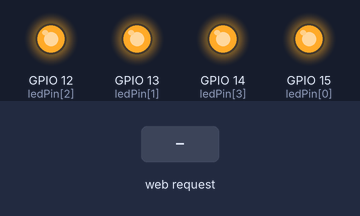
A sketch run on a simulated ESP8266 (NodeMCU). On the bench: output pins drawn as LEDs (lit = HIGH). The test bench sets the inputs (shaded band). WiFi joins after 1.5 s; servers stay silent unless stated; what the sketch prints to the serial monitor is not drawn.

Above: at 2.7 s.
2.8 s: HTTP request GET /disko=on received
At 2.95 s:
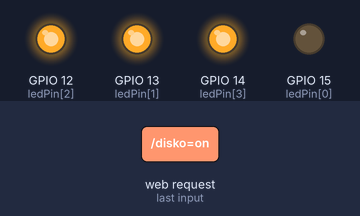
5.5 s: HTTP request GET /LED0=ON received
At 6.1 s:
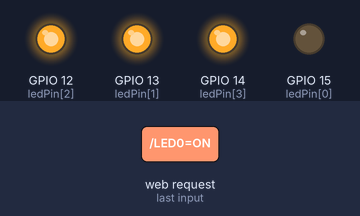
7.0 s: HTTP request GET /LED1=ON received
At 8.2 s:
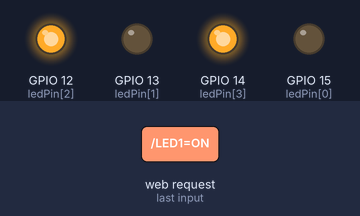
8.5 s: HTTP request GET /LED2=ON received
At 9.6 s:
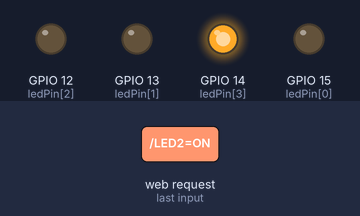
10.0 s: HTTP request GET /LED0=OFF received
At 10.7 s:
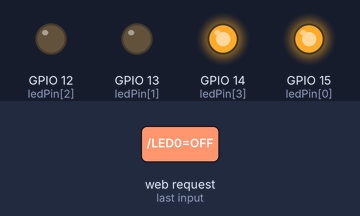
11.5 s: HTTP request GET /LED3=ON received
At 11.9 s:
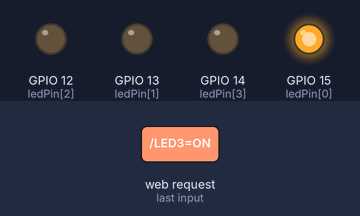
Timing chart, 0 to 14.0 s (numbered marks = the images above; inputs shaded):
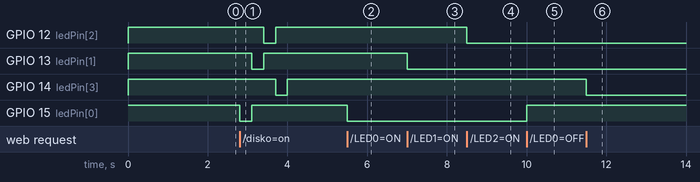

The sketch:

localServerIsikKontrol.ino
```cpp
#include <ESP8266WiFi.h>
int value[4] = {LOW,LOW,LOW,LOW};
int disko = LOW;
int i = 0;
const char* ssid = "Furkan Parlak";
const char* password = "RV7CUUPTJTFC";

int ledPin[4] = {15,13,12,14}; // GPIO13---D7 of NodeMCU
WiFiServer server(80);

void setup() {
  Serial.begin(115200);
for(i=0;i<4;i++)
{
  pinMode(ledPin [i], OUTPUT);
  digitalWrite(ledPin[i], 1);
}
  // Connect to WiFi network
  Serial.println();
  Serial.println();
  Serial.print("Connecting to ");
  Serial.println(ssid);

  WiFi.begin(ssid, password);

  while (WiFi.status() != WL_CONNECTED) {
    delay(500);
    Serial.print(".");
  }
  Serial.println("");
  Serial.println("WiFi connected");

  // Start the server
  server.begin();
  Serial.println("Server started");

  // Print the IP address
  Serial.print("Use this URL to connect: ");
  Serial.print("http://");
  Serial.print(WiFi.localIP());
  Serial.println("/");

}

void loop() {
  // Check if a client has connected
  WiFiClient client = server.available();
  if (!client) {
    return;
  }

  // Wait until the client sends some data
  Serial.println("new client");
  while (!client.available()) {

  }

  // Read the first line of the request
  String request = client.readStringUntil('\r');
  Serial.println(request);
  client.flush();

  // Match the request

if(request.indexOf("/disko=on") != -1){
  digitalWrite(ledPin[0], 0);
  delay(300);
  digitalWrite(ledPin[0], 1);
  digitalWrite(ledPin[1], 0);
  delay(300);
  digitalWrite(ledPin[1], 1);
  digitalWrite(ledPin[2], 0);
  delay(300);
  digitalWrite(ledPin[2], 1);
  digitalWrite(ledPin[3], 0);
  delay(300);
  digitalWrite(ledPin[3], 1);
}


  if (request.indexOf("/LED0=ON") != -1)  {
    digitalWrite(ledPin[0], 0);
    value[0] = HIGH;
  }
  if (request.indexOf("/LED0=OFF") != -1)  {
    digitalWrite(ledPin[0], 1);
    value[0]= LOW;
  }
  if (request.indexOf("/LED1=ON") != -1)  {
    digitalWrite(ledPin[1], 0);
    value[1] = HIGH;
  }
  if (request.indexOf("/LED1=OFF") != -1)  {
    digitalWrite(ledPin[1], 1);
    value[1] = LOW;
  } if (request.indexOf("/LED2=ON") != -1)  {
    digitalWrite(ledPin[2], 0);
    value[2] = HIGH;
  }
  if (request.indexOf("/LED2=OFF") != -1)  {
    digitalWrite(ledPin[2], 1);
    value[2] = LOW;
  } if (request.indexOf("/LED3=ON") != -1)  {
    digitalWrite(ledPin[3], 0);
    value[3] = HIGH;
  }
  if (request.indexOf("/LED3=OFF") != -1)  {
    digitalWrite(ledPin[3], 1);
    value[3] = LOW;
  }

  // Set ledPin according to the request
  //digitalWrite(ledPin, value);

  // Return the response
  client.println("HTTP/1.1 200 OK");
  client.println("Content-Type: text/html");
  client.println(""); //  do not forget this one
  client.println("<!DOCTYPE HTML>");
  client.println("<html>");

  for(i=0;i<4;i++)
  {
    client.println("<br><br>");
  client.println("<a href=\"/LED");
  client.println(i);
  client.println("=ON\"\"><button>On </button></a>");
  client.println("<a href=\"/LED");
  client.println(i);
  client.println("=Off\"\"><button>Off </button></a>");
  client.println("<br><br>");
  client.print("Ledi is now: ");
  if (value[i] == HIGH) {
    client.print("On");
  } else {
    client.print("Off");
  }
  }

  client.println("<br><br>");
  client.println("<br><br>");
  client.println("<br><br>");
  client.println("<br><br>");
  client.println("<a href=\"/disko=on\"\"><button>disko on </button></a><br />");

  client.println("</html>");


  Serial.println("Client disonnected");
  Serial.println("");

}
```

Measured:
- after the input at 2.8 s, GPIO 12 (ledPin[2]): HIGH → LOW after 0.60 s, → HIGH 0.30 s later; GPIO 13 (ledPin[1]): HIGH → LOW after 0.30 s, → HIGH 0.30 s later; GPIO 14 (ledPin[3]): HIGH → LOW after 0.90 s, → HIGH 0.30 s later; GPIO 15 (ledPin[0]): HIGH → LOW at once, → HIGH 0.30 s later
- after the input at 5.5 s, GPIO 15 (ledPin[0]): HIGH → LOW at once
- after the input at 7.0 s, GPIO 13 (ledPin[1]): HIGH → LOW at once
- after the input at 8.5 s, GPIO 12 (ledPin[2]): HIGH → LOW at once
- after the input at 10.0 s, GPIO 15 (ledPin[0]): LOW → HIGH at once
- after the input at 11.5 s, GPIO 14 (ledPin[3]): HIGH → LOW at once
